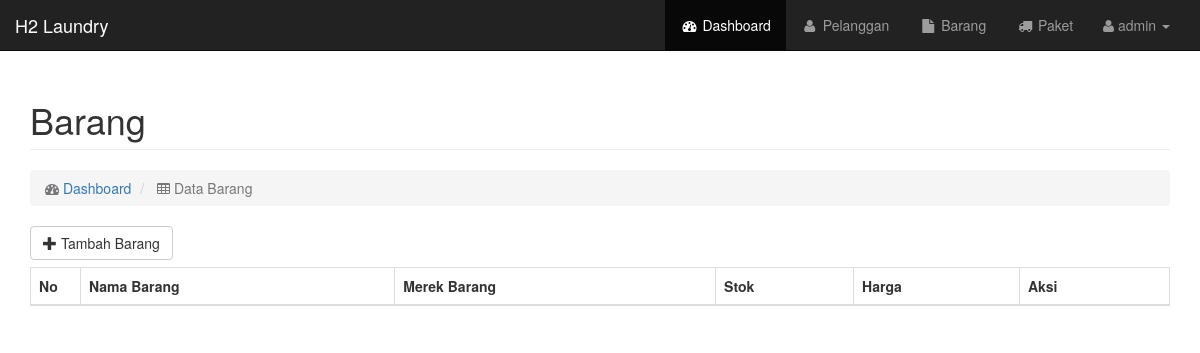
The app's page /admin/barang.php (signed in), older data.
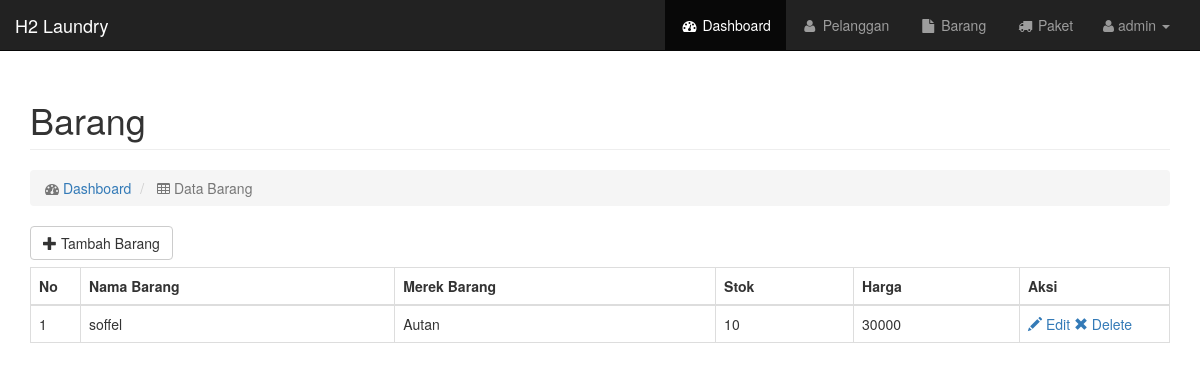
The same page, newer data.
### tables this page shows
CREATE TABLE `barang` (
  `id_barang` int(11) NOT NULL,
  `nama_barang` varchar(30) NOT NULL,
  `merk_barang` varchar(30) NOT NULL,
  `stok` int(10) NOT NULL,
  `total_harga` int(20) NOT NULL
);

### admin/barang.php (the view, shortened to what this page needs)
<?php
require_once "../config.php";
include "../template/header.php";
include "../template/menu.php";
 ?>
 <?php
$cari = isset($_REQUEST['cari']) ? $_REQUEST['cari'] : '';
if ($cari == ""){
  $sql = " select * from barang";
}else {
  $sql = "select * from barang where nama like '%$cari%'";
}
$que = $conn->prepare($sql);
$que->execute();
$que->setFetchMode(PDO::FETCH_OBJ);
$stmt = $que->fetchAll();
  ?>
<div id="page-wrapper">
<div class="container">
  <div class="row">
      <div class="col-md-12">
          <h1 class="page-header">
              Barang
          </h1>
          <ol class="breadcrumb">
              <li class="active">
                  <i class="fa fa-dashboard"></i>  <a href="index.php">Dashboard</a>
              </li>
              <li class="active">
                  <i class="fa fa-table"></i> Data Barang
              </li>
          </ol>
      </div>
  </div>
  <div class="row">
      <div class="col-lg-12">
        <a href="tambahBarang.php" class="btn btn-default btn-md " style="margin-bottom:7px">
        <span class="glyphicon glyphicon-plus" aria-hidden="true"></span> Tambah Barang
        </a>
          <div class="table-responsive">
              <table class="table table-bordered table-hover">
                  <thead>
                      <tr>
                          <th width="50">No</th>
                          <th>Nama Barang</th>
                          <th>Merek Barang</th>
                          <th>Stok</th>
                          <th>Harga</th>
                          <th width="150">Aksi</th>
                      </tr>
                  </thead>
                  <tbody>
                    <?php
                    $no = 0;
                    foreach ($stmt as $q)
                    {
                        $no++;
                        ?>
                      <tr>
                          <td><?= $no ?></td>
                          <td><?= $q->nama_barang ?></td>
                          <td><?= $q->merk_barang ?></td>
                          <td><?= $q->stok ?></td>
                          <td><?= $q->total_harga ?></td>
                          <td>
                            <a href="editBarang.php?id_barang=<?= $q->id_barang ?>" > <span class="glyphicon glyphicon-pencil" aria-hidden="true"></span> Edit </a>
                            <a href="proBarang.php?action=del&id=<?= $q->id_barang?> " > <span class="glyphicon glyphicon-remove" aria-hidden="true"></span> Delete </a>
                          </td>
                      </tr>
                      <?php }?>
                  </tbody>
              </table>
          </div>
      </div>
  </div>
</div>
</div>
<?php include "../template/footer.php"; ?>

### template/header.php (shortened to what this page needs)
<!DOCTYPE html>
<html lang="en">
<head>
    <link href="../css/bootstrap.min.css" rel="stylesheet">
    <link href="../css/sb-admin.css" rel="stylesheet">
    <link href="../css/plugins/morris.css" rel="stylesheet">
    <link href="../font-awesome/css/font-awesome.min.css" rel="stylesheet" type="text/css">
</head>
<body>

### template/menu.php (shortened to what this page needs)
<nav class="navbar navbar-inverse navbar-fixed-top" role="navigation">
    <div class="navbar-header">
        <a class="navbar-brand" href="index.html">H2 Laundry</a>
    </div>
    <ul class="nav navbar-right top-nav collapse navbar-collapse navbar-ex1-collapse">
        <ul class="nav navbar-nav ">
            <li class="active">
                <a href="index.php"><i class="fa fa-fw fa-dashboard"></i> Dashboard</a>
            </li>
            <li>
                <a href="pelanggan.php"><i class="fa fa-fw fa-user"></i> Pelanggan</a>
            </li>
            <li>
                <a href="barang.php"><i class="fa fa-fw fa-file"></i> Barang</a>
            </li>
            <li>
                <a href="paket.php"><i class="fa fa-fw fa-truck"></i> Paket</a>
            </li>
        </ul>
        <li class="dropdown navgo">
            <a href="#" class="dropdown-toggle" data-toggle="dropdown"><i class="fa fa-user"></i> <?php echo $_SESSION['username']; ?> <b class="caret"></b></a>
        </li>
    </ul>
</nav>

### template/footer.php (shortened to what this page needs)
</body>
</html>

### css/sb-admin.css (style rules this page uses)
body { margin-top: 100px; background-color: #222; }
@media (min-width:768px) { body { margin-top: 50px; } }
#page-wrapper { width: 100%; padding: 0; background-color: #fff; }
@media (min-width:768px) { #page-wrapper { padding: 10px; } }
.top-nav { padding: 0 15px; }
.top-nav>li { display: inline-block; float: left; }
.top-nav>li>a { padding-top: 15px; padding-bottom: 15px; line-height: 20px; color: #999; }

### template/menu.php (style rules this page uses)
.navgo { margin-right: 30px; }

### admin/barang.php (style rules this page uses)
.container { min-height: 800px; }

Row changes from the older to the newer data that the page shows:
added barang: nama_barang "soffel", merk_barang "Autan", stok "10", total_harga "30000"
